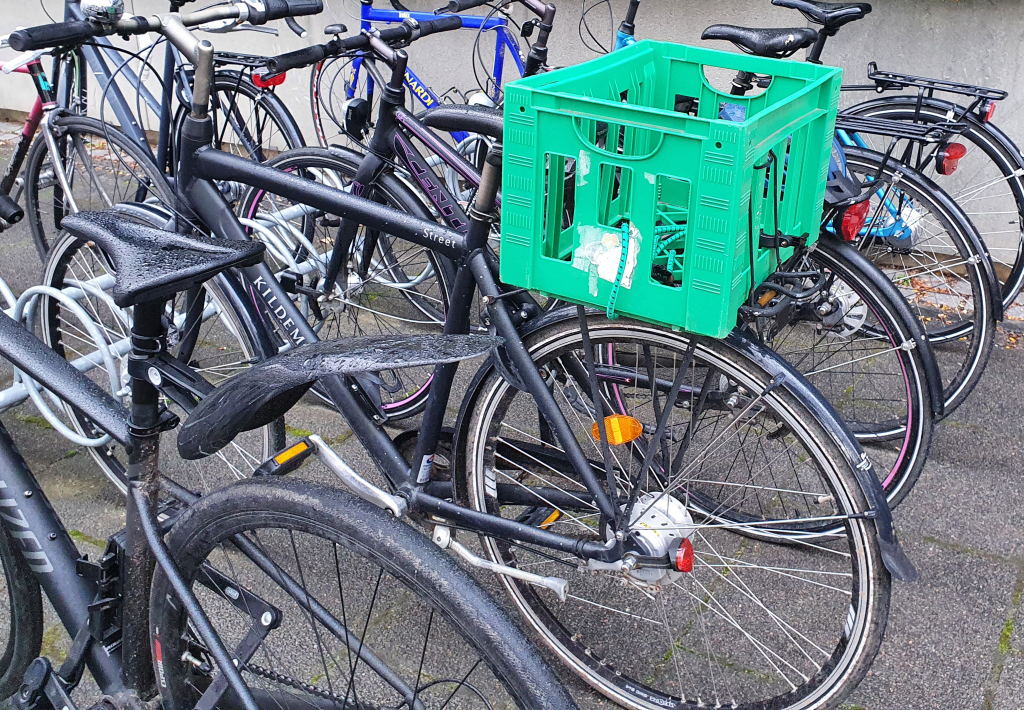
%> input picture exercises/ExamMay 2022/Data/BikeImage/bikes.png, 1024 x 710 px
$ octave ExamSolutionE2021.m   (GNU Octave 9; MATLAB toolbox functions it lacks are replaced by stand-ins)
%> lines starting %> are read from the running program, lines starting %| are printed output that depends on the picture; in (x1, y1, x2, y2) boxes, pixels count from 0 and x2, y2 are one past the last pixel; in counts of white or black regions, pixels touching at a corner belong together; the program's own positions count from 1
%% DTU Course 02502 exam solution E2021


%% Minimum distance and parametric classifier class ranges
clear,close all,clc

% Classes 1: grass, 2: road, 3: sky
val1 = [68, 65, 67]
val2 = [70, 80, 75]
val3 = [77, 92, 89]

m1 = mean(val1)
m2 = mean(val2)
m3 = mean(val3)

% min dist
t1 = (m1+m2) / 2
t2 = (m2+m3) / 2

s1 = std(val1)
s2 = std(val2)
s3 = std(val3)

% Parametric: Do some checks around the splitting point
v = 70
pgrass = normpdf(v, m1, s1)
proad = normpdf(v, m2, s2)
pgrass > proad

v = 81
pgrass = normpdf(v, m1, s1)
proad = normpdf(v, m2, s2)
psky =  normpdf(v, m3, s3)
proad > psky

figure;
xrange = 0:0.1:255;
pdfFit1 = normpdf(xrange, m1, s1);
pdfFit2 = normpdf(xrange, m2, s2);
pdfFit3 = normpdf(xrange, m3, s3);

hold on;
plot(xrange, pdfFit1, 'r');
plot(xrange, pdfFit2, 'g');
plot(xrange, pdfFit3, 'b');
hold off;

xlim([60, 95]);
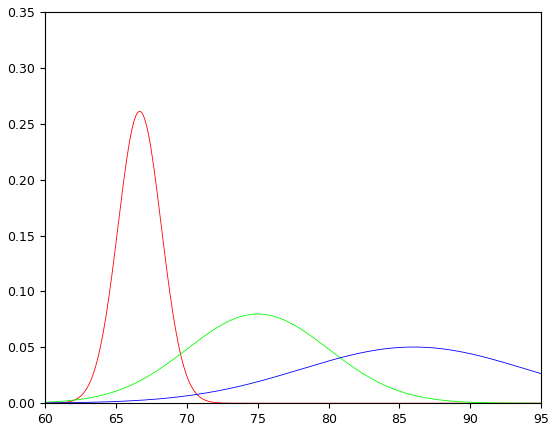
%> figure redrawn from the program's plot data; curve peaks at x = 66.7, y = 0.261; curve peaks at x = 75, y = 0.0798; curve peaks at x = 86, y = 0.0503


%% Color thresholding and DICE
clear; clc; close all;
im = imread('BikeImage/bikes.png');
%> im is the input picture: size 710x1024x3 uint8; mean R, G, B 104.4, 123.9, 130.1
%figure;
%imshow(im);

Rcomp = im(:,:,1);
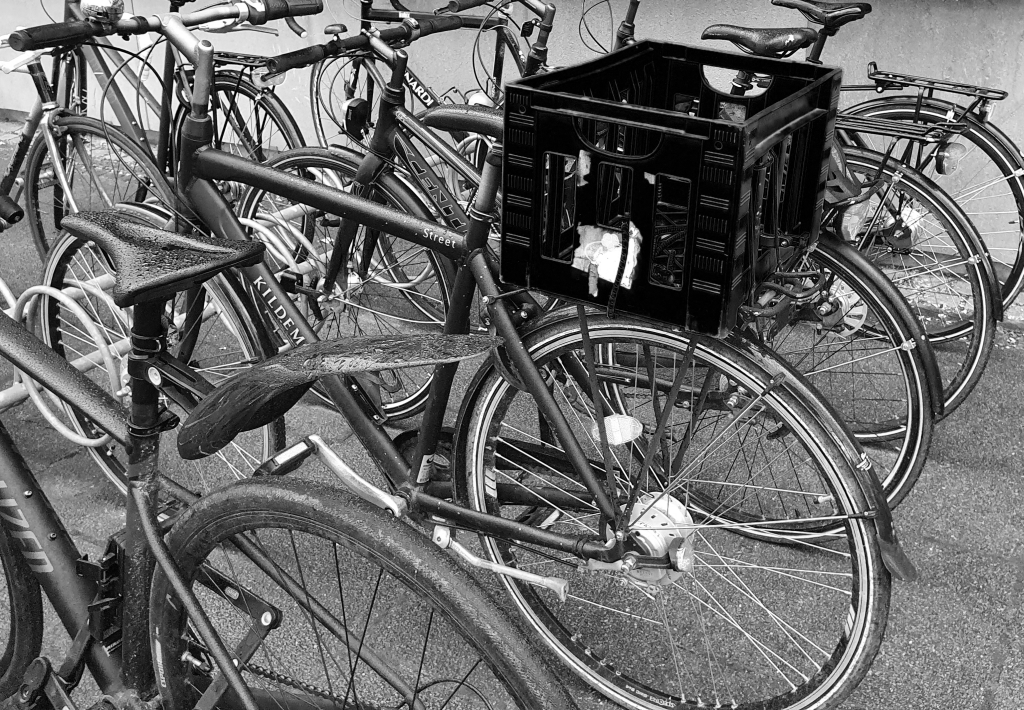
%> Rcomp: size 710x1024 uint8; min 0, max 255, mean 104.4
Gcomp = im(:,:,2);
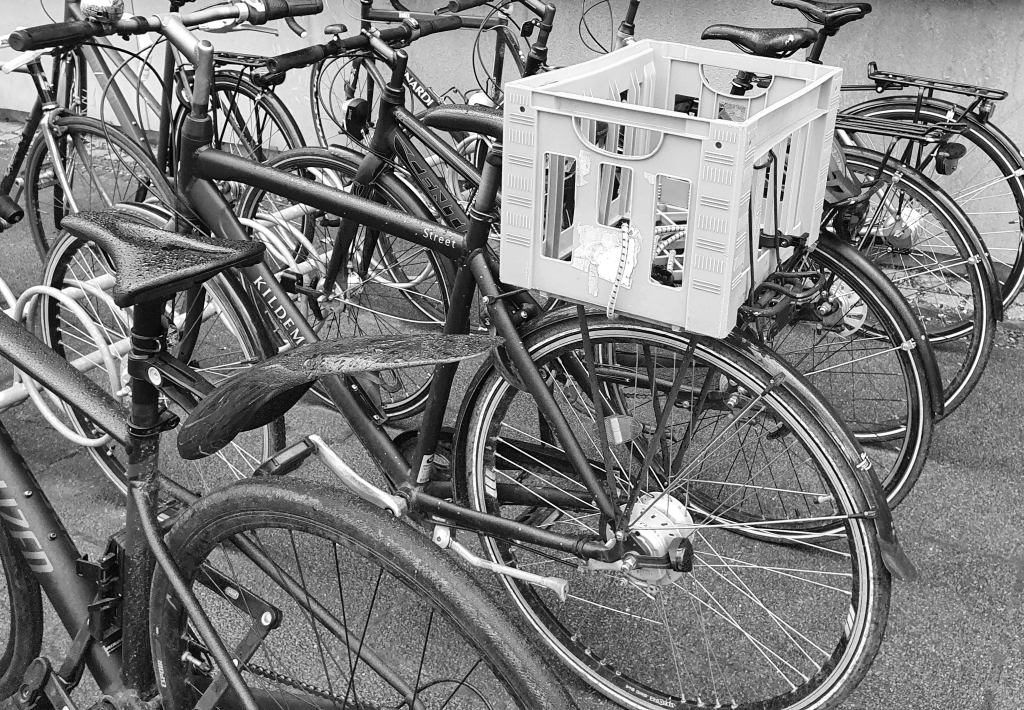
%> Gcomp: size 710x1024 uint8; min 0, max 255, mean 123.9
Bcomp = im(:,:,3);
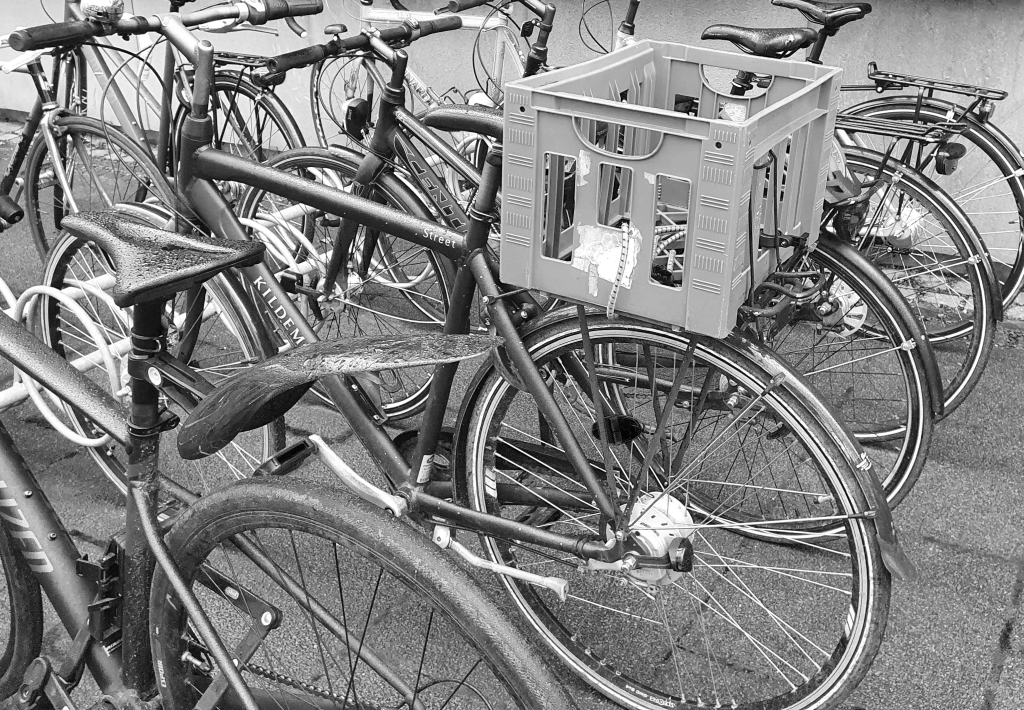
%> Bcomp: size 710x1024 uint8; min 0, max 255, mean 130.1

%imshow(Gcomp);

% RGB segmentation
segm =  Gcomp > 200 & Rcomp < 100 & Bcomp > 100;
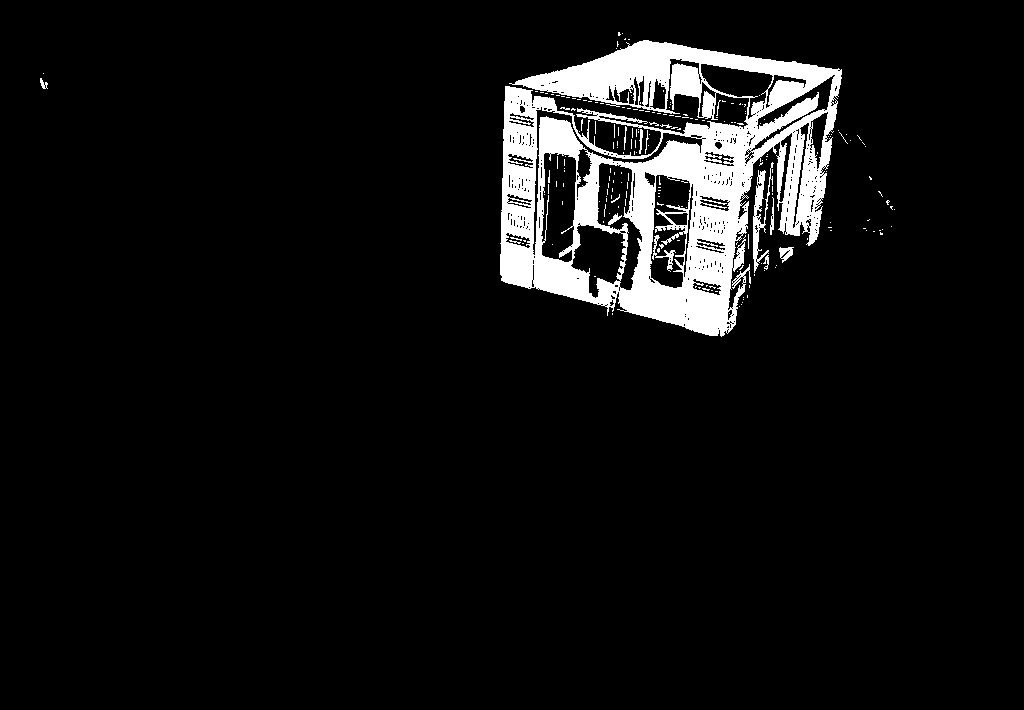
%> segm: size 710x1024 logical; 6.7% white; 206 white regions (192 under 20 px), largest, box (x1, y1, x2, y2) and area: (500, 40, 842, 337) 46624, (753, 162, 774, 273) 727, (652, 235, 676, 272) 187
%figure;
%imshow(segm);

se2 = strel('disk',8);
e1 = imclose(segm, se2);
%> e1: size 710x1024 logical; 9.8% white; 7 white regions (3 under 20 px), largest, box (x1, y1, x2, y2) and area: (500, 32, 865, 337) 70704, (863, 219, 885, 235) 81, (40, 73, 48, 89) 74, (878, 191, 895, 210) 49

%figure;
imshow(e1);

GT_roi = imread('BikeImage/boxROI.png');
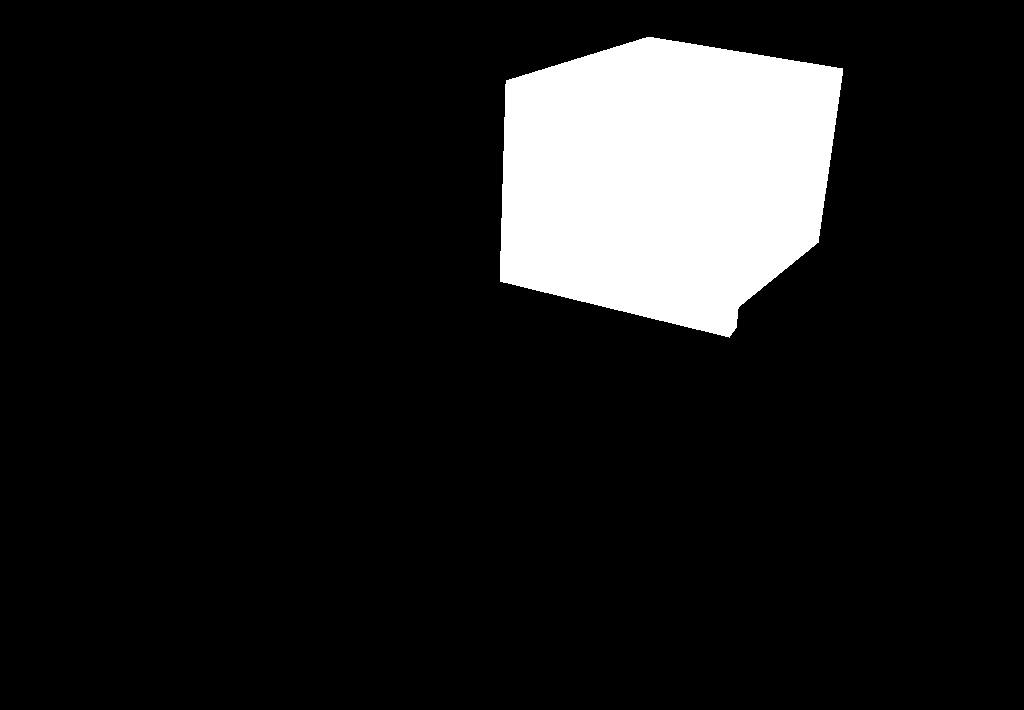
%> input picture exercises/ExamMay 2022/Data/BikeImage/boxROI.png, 1024 x 710 px
%> GT_roi: size 710x1024 logical; 11% white; 1 white region, box (x1, y1, x2, y2) and area: (500, 37, 843, 338) 80337

% Exam answer
%> (the run ends here)
